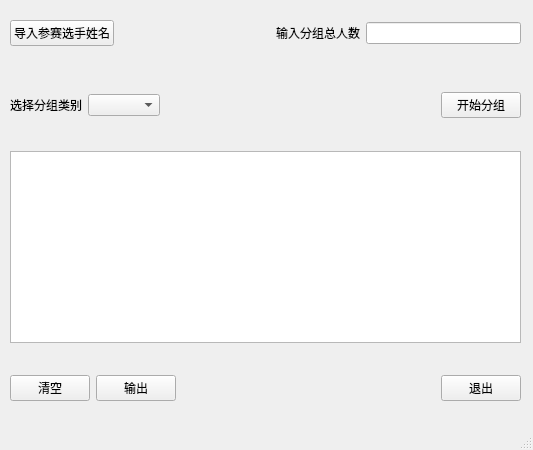
<?xml version="1.0" encoding="UTF-8"?>
<ui version="4.0">
 <class>MainWindow</class>
 <widget class="QMainWindow" name="MainWindow">
  <property name="geometry">
   <rect>
    <x>0</x>
    <y>0</y>
    <width>533</width>
    <height>450</height>
   </rect>
  </property>
  <property name="maximumSize">
   <size>
    <width>533</width>
    <height>450</height>
   </size>
  </property>
  <property name="windowTitle">
   <string>参赛选手随机分组程序</string>
  </property>
  <widget class="QWidget" name="centralwidget">
   <widget class="QWidget" name="layoutWidget">
    <property name="geometry">
     <rect>
      <x>10</x>
      <y>20</y>
      <width>511</width>
      <height>381</height>
     </rect>
    </property>
    <layout class="QVBoxLayout" name="verticalLayout">
     <item>
      <layout class="QHBoxLayout" name="horizontalLayout">
       <item>
        <widget class="QPushButton" name="btnImportUserName">
         <property name="text">
          <string>导入参赛选手姓名</string>
         </property>
        </widget>
       </item>
       <item>
        <spacer name="horizontalSpacer_3">
         <property name="orientation">
          <enum>Qt::Horizontal</enum>
         </property>
         <property name="sizeHint" stdset="0">
          <size>
           <width>40</width>
           <height>20</height>
          </size>
         </property>
        </spacer>
       </item>
       <item>
        <widget class="QLabel" name="label">
         <property name="text">
          <string>输入分组总人数</string>
         </property>
        </widget>
       </item>
       <item>
        <widget class="QLineEdit" name="lineEdit">
         <property name="text">
          <string/>
         </property>
        </widget>
       </item>
      </layout>
     </item>
     <item>
      <spacer name="verticalSpacer">
       <property name="orientation">
        <enum>Qt::Vertical</enum>
       </property>
       <property name="sizeHint" stdset="0">
        <size>
         <width>20</width>
         <height>40</height>
        </size>
       </property>
      </spacer>
     </item>
     <item>
      <layout class="QHBoxLayout" name="horizontalLayout_2">
       <item>
        <widget class="QLabel" name="label_2">
         <property name="text">
          <string>选择分组类别</string>
         </property>
        </widget>
       </item>
       <item>
        <widget class="QComboBox" name="comboBox"/>
       </item>
       <item>
        <spacer name="horizontalSpacer">
         <property name="orientation">
          <enum>Qt::Horizontal</enum>
         </property>
         <property name="sizeHint" stdset="0">
          <size>
           <width>40</width>
           <height>20</height>
          </size>
         </property>
        </spacer>
       </item>
       <item>
        <widget class="QPushButton" name="btnSplice">
         <property name="text">
          <string>开始分组</string>
         </property>
        </widget>
       </item>
      </layout>
     </item>
     <item>
      <spacer name="verticalSpacer_2">
       <property name="orientation">
        <enum>Qt::Vertical</enum>
       </property>
       <property name="sizeHint" stdset="0">
        <size>
         <width>20</width>
         <height>18</height>
        </size>
       </property>
      </spacer>
     </item>
     <item>
      <widget class="QTextEdit" name="textEdit"/>
     </item>
     <item>
      <spacer name="verticalSpacer_3">
       <property name="orientation">
        <enum>Qt::Vertical</enum>
       </property>
       <property name="sizeHint" stdset="0">
        <size>
         <width>20</width>
         <height>18</height>
        </size>
       </property>
      </spacer>
     </item>
     <item>
      <layout class="QHBoxLayout" name="horizontalLayout_3">
       <item>
        <widget class="QPushButton" name="btnClear">
         <property name="text">
          <string>清空</string>
         </property>
        </widget>
       </item>
       <item>
        <widget class="QPushButton" name="btnExport">
         <property name="text">
          <string>输出</string>
         </property>
        </widget>
       </item>
       <item>
        <spacer name="horizontalSpacer_4">
         <property name="orientation">
          <enum>Qt::Horizontal</enum>
         </property>
         <property name="sizeHint" stdset="0">
          <size>
           <width>40</width>
           <height>20</height>
          </size>
         </property>
        </spacer>
       </item>
       <item>
        <widget class="QPushButton" name="btnClose">
         <property name="text">
          <string>退出</string>
         </property>
        </widget>
       </item>
      </layout>
     </item>
    </layout>
   </widget>
  </widget>
  <widget class="QStatusBar" name="statusbar"/>
 </widget>
 <resources/>
 <connections/>
</ui>
